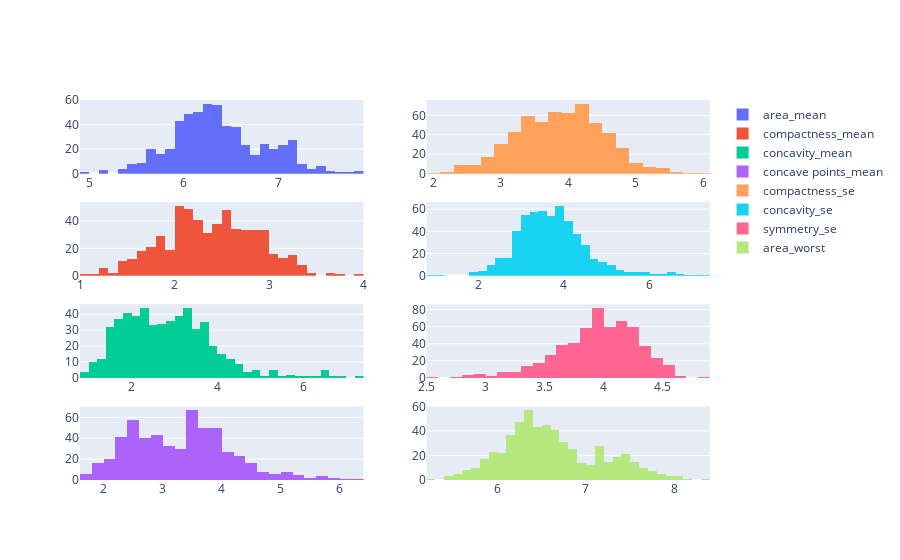

Notebook cell for this chart:
### Code cell
fig = make_subplots(4,2)
fig.add_trace(go.Histogram(x=area_mean_transformed, name='area_mean'), 1, 1)
fig.add_trace(go.Histogram(x=compactness_mean_transformed, name='compactness_mean'), 2, 1)
fig.add_trace(go.Histogram(x=concavity_mean_transformed, name='concavity_mean'), 3, 1)
fig.add_trace(go.Histogram(x=concave_points_mean_transformed, name='concave points_mean'), 4, 1)
fig.add_trace(go.Histogram(x=compactness_se_transformed, name='compactness_se'), 1, 2)
fig.add_trace(go.Histogram(x=concavity_se_transformed, name='concavity_se'), 2, 2)
fig.add_trace(go.Histogram(x=symmetry_se_transformed, name='symmetry_se'), 3, 2)
fig.add_trace(go.Histogram(x=area_worst_transformed, name='area_worst'), 4, 2)
fig.update_layout(showlegend=True)
go.Figure(fig).show()

### Figure 1 — Plotly figure (JSON) as saved in the notebook; plotly's stock layout.template omitted (floating-point values rounded to 4 significant figures; data arrays with more than 128 entries replaced by an {"elided": "..."} marker saying what was removed)
{"data": [{"name": "area_mean", "type": "histogram", "x": {"elided": "569 float values"}, "xaxis": "x", "yaxis": "y"}, {"name": "compactness_mean", "type": "histogram", "x": {"elided": "569 float values"}, "xaxis": "x3", "yaxis": "y3"}, {"name": "concavity_mean", "type": "histogram", "x": {"elided": "569 float values"}, "xaxis": "x5", "yaxis": "y5"}, {"name": "concave points_mean", "type": "histogram", "x": {"elided": "569 float values"}, "xaxis": "x7", "yaxis": "y7"}, {"name": "compactness_se", "type": "histogram", "x": {"elided": "569 float values"}, "xaxis": "x2", "yaxis": "y2"}, {"name": "concavity_se", "type": "histogram", "x": {"elided": "569 float values"}, "xaxis": "x4", "yaxis": "y4"}, {"name": "symmetry_se", "type": "histogram", "x": {"elided": "569 float values"}, "xaxis": "x6", "yaxis": "y6"}, {"name": "area_worst", "type": "histogram", "x": {"elided": "569 float values"}, "xaxis": "x8", "yaxis": "y8"}], "layout": {"showlegend": true, "xaxis": {"anchor": "y", "domain": [0, 0.45]}, "xaxis2": {"anchor": "y2", "domain": [0.55, 1]}, "xaxis3": {"anchor": "y3", "domain": [0, 0.45]}, "xaxis4": {"anchor": "y4", "domain": [0.55, 1]}, "xaxis5": {"anchor": "y5", "domain": [0, 0.45]}, "xaxis6": {"anchor": "y6", "domain": [0.55, 1]}, "xaxis7": {"anchor": "y7", "domain": [0, 0.45]}, "xaxis8": {"anchor": "y8", "domain": [0.55, 1]}, "yaxis": {"anchor": "x", "domain": [0.8063, 1]}, "yaxis2": {"anchor": "x2", "domain": [0.8063, 1]}, "yaxis3": {"anchor": "x3", "domain": [0.5375, 0.7312]}, "yaxis4": {"anchor": "x4", "domain": [0.5375, 0.7312]}, "yaxis5": {"anchor": "x5", "domain": [0.2687, 0.4625]}, "yaxis6": {"anchor": "x6", "domain": [0.2687, 0.4625]}, "yaxis7": {"anchor": "x7", "domain": [0, 0.1938]}, "yaxis8": {"anchor": "x8", "domain": [0, 0.1938]}}}
